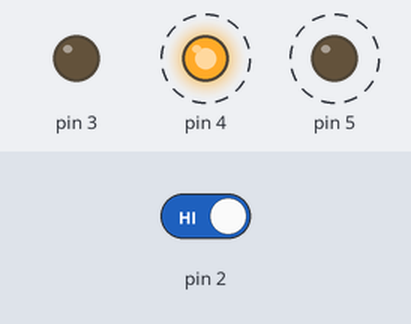
A sketch run on a simulated Arduino Uno, built with avr-gcc and run on an emulated ATmega328P. Shown: output pins drawn as LEDs (lit = HIGH). Dashed ring = blinking. The inputs (shaded band) are chosen by the test bench; at power-on: pin 2 HIGH.

Above: at 1.8 s.
1.9 s: pin 2 driven LOW
At 3.2 s:
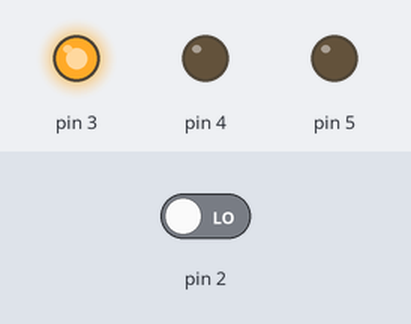
3.5 s: pin 2 driven HIGH
At 3.62 s:
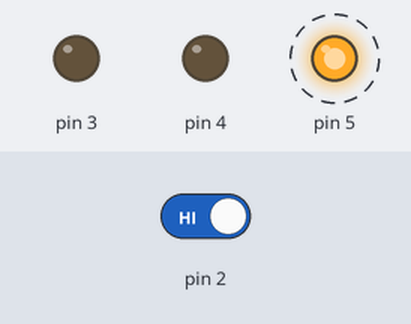
Timing chart, 0 to 12.5 s (numbered marks = the images above; inputs shaded):
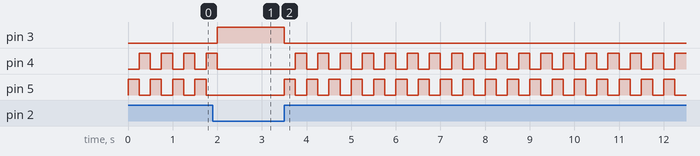

Measured:
- after the input at 1.9 s, pin 3: LOW → HIGH after 0.10 s; pin 4: goes on until 2.0 s, then stays LOW; pin 5: stops changing and stays LOW
- after the input at 3.5 s, pin 3: HIGH → LOW at once; pin 4: alternates HIGH for 0.25 s and LOW for 0.25 s, starting after 0.25 s; pin 5: alternates HIGH for 0.25 s and LOW for 0.25 s, starting at once
- by itself, pin 4, pin 5: alternates HIGH for 0.25 s and LOW for 0.25 s

The sketch:

Project_2.ino
```cpp
int switchState = 0;


void setup() {
  pinMode(3,OUTPUT);
  pinMode(4,OUTPUT);
  pinMode(5,OUTPUT);
  pinMode(2,INPUT);
}

void loop() {
  switchState = digitalRead(2);
  if (switchState == LOW){
    digitalWrite(3, HIGH); //GREEN LED
    digitalWrite(4, LOW); //RED LED
    digitalWrite(5, LOW); //RED LED
  }
  else{//the button is pressed
    digitalWrite(3, LOW); //GREEN LED
    digitalWrite(4, LOW); //RED LED
    digitalWrite(5, HIGH); //RED LED
    delay(250);
    digitalWrite(5, LOW);
    digitalWrite(4, HIGH);
    delay(250);
  }

}
```
